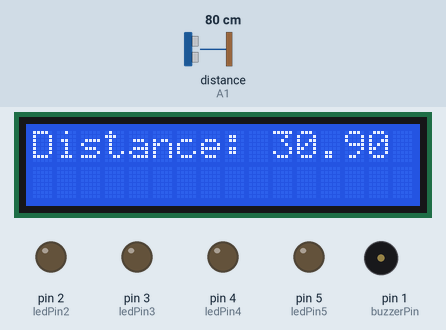
Simulated run of this sketch. Board: Arduino Uno, built with avr-gcc and run on an emulated ATmega328P. On the bench: 16×2 character LCD, output pins drawn as LEDs (lit = HIGH), buzzer (waves = sounding, pin HIGH). Wiring (inferred from the names in the program): ultrasonic range finder: trigger A0; echo A1. The test bench sets the inputs (shaded band); at power-on: distance to the obstacle (sensor on A1) 80 cm. The echo pulse lasts 58.3 µs per cm; pins used as bus, display or sensor lines are not drawn.

Above: at 3.2 s.
3.3 s: distance to the obstacle (sensor on A1) set to 18 cm
At 4.0 s:
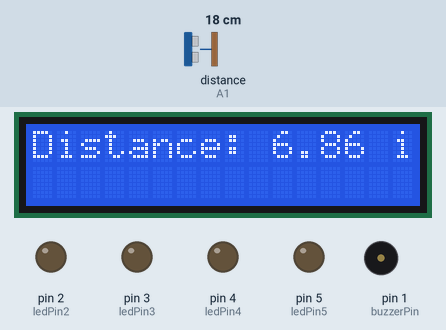
5.1 s: distance to the obstacle (sensor on A1) set to 14 cm
At 5.5 s:
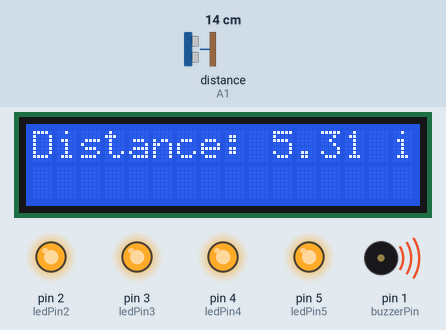
7.6 s: distance to the obstacle (sensor on A1) set to 2 cm
At 8.0 s:
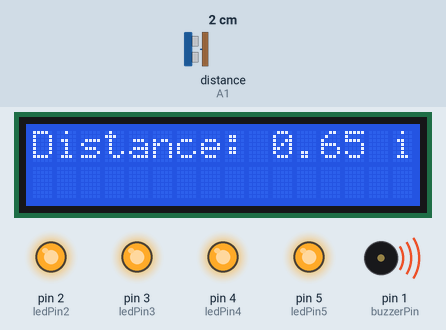
Timing chart, 0 to 10.6 s (numbered marks = the images above; inputs shaded):
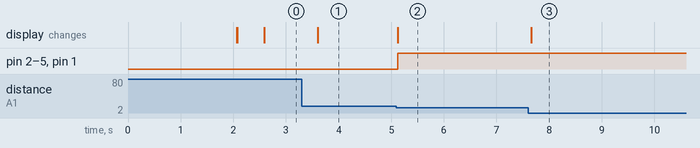

Measured:
- the behaviour switches between 16 and 15 cm on distance to the obstacle (sensor on A1) (found by bisection; images 1 and 2)
- after the input at 3.3 s, the display: changes after 0.31 s (image 1)
- after the input at 5.1 s, pin 2 (ledPin2), pin 3 (ledPin3), pin 4 (ledPin4), pin 5 (ledPin5), pin 1 (buzzerPin): LOW → HIGH at once; the display: changes at once (image 2)
- after the input at 7.6 s, the display: changes after 0.06 s (image 3)

The sketch:

DistanceBeep.ino
```cpp
#include <LiquidCrystal.h>

// Define the LCD pins
LiquidCrystal lcd(7, 8, 9, 10, 11, 12);

// Define ultrasonic sensor pins
const int trigPin = A0;
const int echoPin = A1;

// Define active buzzer pin
const int buzzerPin = 1;

// Define LED pins
const int ledPin5 = 5;
const int ledPin4 = 4;
const int ledPin3 = 3;
const int ledPin2 = 2;

void setup() {
  // Set up the LCD's number of columns and rows:
  lcd.begin(16, 2);
  lcd.print("Ultrasonic Sensor");
  lcd.setCursor(0, 1);
  lcd.print("Distance: ");
  delay(2000);
  lcd.clear();

  pinMode(trigPin, OUTPUT);
  pinMode(echoPin, INPUT);
  pinMode(buzzerPin, OUTPUT);

  // Set up LED pins as OUTPUT
  pinMode(ledPin5, OUTPUT);
  pinMode(ledPin4, OUTPUT);
  pinMode(ledPin3, OUTPUT);
  pinMode(ledPin2, OUTPUT);
}

void loop() {
  // Trigger ultrasonic sensor
  digitalWrite(trigPin, LOW);
  delayMicroseconds(2);
  digitalWrite(trigPin, HIGH);
  delayMicroseconds(10);
  digitalWrite(trigPin, LOW);

  // Read the echo pulse duration and calculate distance in inches
  int duration = pulseIn(echoPin, HIGH);
  float distanceInches = duration * 0.0133 / 2;  // Speed of sound is approximately 0.0133 inches/microsecond

  // Display distance on LCD
  lcd.clear();
  lcd.setCursor(0, 0);
  lcd.print("Distance: ");
  lcd.print(distanceInches);
  lcd.print(" inches");

  // Check distance and control buzzer and lights
  if (distanceInches < 6.0) {
    // Something is within 6 inches, activate buzzer and lights
    digitalWrite(buzzerPin, HIGH);
    digitalWrite(ledPin5, HIGH);
    digitalWrite(ledPin4, HIGH);
    digitalWrite(ledPin3, HIGH);
    digitalWrite(ledPin2, HIGH);
  } else {
    // Clear buzzer and lights
    digitalWrite(buzzerPin, LOW);
    digitalWrite(ledPin5, LOW);
    digitalWrite(ledPin4, LOW);
    digitalWrite(ledPin3, LOW);
    digitalWrite(ledPin2, LOW);
  }

  delay(500); // Add a small delay for stability
  // Turn off the buzzer to create a lower pitched sound
  digitalWrite(buzzerPin, LOW);
}
```
